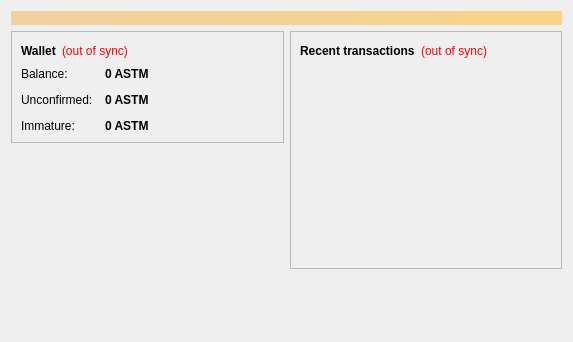
<?xml version="1.0" encoding="UTF-8"?>
<ui version="4.0">
 <class>OverviewPage</class>
 <widget class="QWidget" name="OverviewPage">
  <property name="geometry">
   <rect>
    <x>0</x>
    <y>0</y>
    <width>573</width>
    <height>342</height>
   </rect>
  </property>
  <property name="windowTitle">
   <string>Form</string>
  </property>
  <layout class="QVBoxLayout" name="topLayout">
   <item>
    <widget class="QLabel" name="labelAlerts">
     <property name="visible">
      <bool>false</bool>
     </property>
     <property name="styleSheet">
      <string notr="true">background-color: qlineargradient(x1: 0, y1: 0, x2: 1, y2: 0, stop:0 #F0D0A0, stop:1 #F8D488); color:#000000;</string>
     </property>
     <property name="wordWrap">
      <bool>true</bool>
     </property>
     <property name="margin">
      <number>3</number>
     </property>
    </widget>
   </item>
   <item>
    <layout class="QHBoxLayout" name="horizontalLayout" stretch="1,1">
     <item>
      <layout class="QVBoxLayout" name="verticalLayout_2">
       <item>
        <widget class="QFrame" name="frame">
         <property name="frameShape">
          <enum>QFrame::StyledPanel</enum>
         </property>
         <property name="frameShadow">
          <enum>QFrame::Raised</enum>
         </property>
         <layout class="QVBoxLayout" name="verticalLayout_4">
          <item>
           <layout class="QHBoxLayout" name="horizontalLayout_4">
            <item>
             <widget class="QLabel" name="label_5">
              <property name="font">
               <font>
                <weight>75</weight>
                <bold>true</bold>
               </font>
              </property>
              <property name="text">
               <string>Wallet</string>
              </property>
             </widget>
            </item>
            <item>
             <widget class="QLabel" name="labelWalletStatus">
              <property name="toolTip">
               <string>The displayed information may be out of date. Your wallet automatically synchronizes with the AstmoneroCoin network after a connection is established, but this process has not completed yet.</string>
              </property>
              <property name="styleSheet">
               <string notr="true">QLabel { color: red; }</string>
              </property>
              <property name="text">
               <string notr="true">(out of sync)</string>
              </property>
              <property name="alignment">
               <set>Qt::AlignLeading|Qt::AlignLeft|Qt::AlignVCenter</set>
              </property>
             </widget>
            </item>
            <item>
             <spacer name="horizontalSpacer_2">
              <property name="orientation">
               <enum>Qt::Horizontal</enum>
              </property>
              <property name="sizeHint" stdset="0">
               <size>
                <width>40</width>
                <height>20</height>
               </size>
              </property>
             </spacer>
            </item>
           </layout>
          </item>
          <item>
           <layout class="QFormLayout" name="formLayout_2">
            <property name="fieldGrowthPolicy">
             <enum>QFormLayout::AllNonFixedFieldsGrow</enum>
            </property>
            <property name="horizontalSpacing">
             <number>12</number>
            </property>
            <property name="verticalSpacing">
             <number>12</number>
            </property>
            <item row="0" column="0">
             <widget class="QLabel" name="label">
              <property name="text">
               <string>Balance:</string>
              </property>
             </widget>
            </item>
            <item row="0" column="1">
             <widget class="QLabel" name="labelBalance">
              <property name="font">
               <font>
                <weight>75</weight>
                <bold>true</bold>
               </font>
              </property>
              <property name="cursor">
               <cursorShape>IBeamCursor</cursorShape>
              </property>
              <property name="toolTip">
               <string>Your current balance</string>
              </property>
              <property name="text">
               <string notr="true">0 ASTM</string>
              </property>
              <property name="textInteractionFlags">
               <set>Qt::LinksAccessibleByMouse|Qt::TextSelectableByKeyboard|Qt::TextSelectableByMouse</set>
              </property>
             </widget>
            </item>
            <item row="1" column="0">
             <widget class="QLabel" name="label_3">
              <property name="text">
               <string>Unconfirmed:</string>
              </property>
             </widget>
            </item>
            <item row="1" column="1">
             <widget class="QLabel" name="labelUnconfirmed">
              <property name="font">
               <font>
                <weight>75</weight>
                <bold>true</bold>
               </font>
              </property>
              <property name="cursor">
               <cursorShape>IBeamCursor</cursorShape>
              </property>
              <property name="toolTip">
               <string>Total of transactions that have yet to be confirmed, and do not yet count toward the current balance</string>
              </property>
              <property name="text">
               <string notr="true">0 ASTM</string>
              </property>
              <property name="textInteractionFlags">
               <set>Qt::LinksAccessibleByMouse|Qt::TextSelectableByKeyboard|Qt::TextSelectableByMouse</set>
              </property>
             </widget>
            </item>
            <item row="2" column="0">
             <widget class="QLabel" name="labelImmatureText">
              <property name="text">
               <string>Immature:</string>
              </property>
             </widget>
            </item>
            <item row="2" column="1">
             <widget class="QLabel" name="labelImmature">
              <property name="font">
               <font>
                <weight>75</weight>
                <bold>true</bold>
               </font>
              </property>
              <property name="toolTip">
               <string>Mined balance that has not yet matured</string>
              </property>
              <property name="text">
               <string notr="true">0 ASTM</string>
              </property>
              <property name="textInteractionFlags">
               <set>Qt::LinksAccessibleByMouse|Qt::TextSelectableByKeyboard|Qt::TextSelectableByMouse</set>
              </property>
             </widget>
            </item>
           </layout>
          </item>
         </layout>
        </widget>
       </item>
       <item>
        <spacer name="verticalSpacer">
         <property name="orientation">
          <enum>Qt::Vertical</enum>
         </property>
         <property name="sizeHint" stdset="0">
          <size>
           <width>20</width>
           <height>40</height>
          </size>
         </property>
        </spacer>
       </item>
      </layout>
     </item>
     <item>
      <layout class="QVBoxLayout" name="verticalLayout_3">
       <item>
        <widget class="QFrame" name="frame_2">
         <property name="frameShape">
          <enum>QFrame::StyledPanel</enum>
         </property>
         <property name="frameShadow">
          <enum>QFrame::Raised</enum>
         </property>
         <layout class="QVBoxLayout" name="verticalLayout">
          <item>
           <layout class="QHBoxLayout" name="horizontalLayout_2">
            <item>
             <widget class="QLabel" name="label_4">
              <property name="text">
               <string>&lt;b&gt;Recent transactions&lt;/b&gt;</string>
              </property>
             </widget>
            </item>
            <item>
             <widget class="QLabel" name="labelTransactionsStatus">
              <property name="toolTip">
               <string>The displayed information may be out of date. Your wallet automatically synchronizes with the AstmoneroCoin network after a connection is established, but this process has not completed yet.</string>
              </property>
              <property name="styleSheet">
               <string notr="true">QLabel { color: red; }</string>
              </property>
              <property name="text">
               <string notr="true">(out of sync)</string>
              </property>
              <property name="alignment">
               <set>Qt::AlignRight|Qt::AlignTrailing|Qt::AlignVCenter</set>
              </property>
             </widget>
            </item>
            <item>
             <spacer name="horizontalSpacer">
              <property name="orientation">
               <enum>Qt::Horizontal</enum>
              </property>
              <property name="sizeHint" stdset="0">
               <size>
                <width>40</width>
                <height>20</height>
               </size>
              </property>
             </spacer>
            </item>
           </layout>
          </item>
          <item>
           <widget class="QListView" name="listTransactions">
            <property name="styleSheet">
             <string notr="true">QListView { background: transparent; }</string>
            </property>
            <property name="frameShape">
             <enum>QFrame::NoFrame</enum>
            </property>
            <property name="verticalScrollBarPolicy">
             <enum>Qt::ScrollBarAlwaysOff</enum>
            </property>
            <property name="horizontalScrollBarPolicy">
             <enum>Qt::ScrollBarAlwaysOff</enum>
            </property>
            <property name="selectionMode">
             <enum>QAbstractItemView::NoSelection</enum>
            </property>
           </widget>
          </item>
         </layout>
        </widget>
       </item>
       <item>
        <spacer name="verticalSpacer_2">
         <property name="orientation">
          <enum>Qt::Vertical</enum>
         </property>
         <property name="sizeHint" stdset="0">
          <size>
           <width>20</width>
           <height>40</height>
          </size>
         </property>
        </spacer>
       </item>
      </layout>
     </item>
    </layout>
   </item>
  </layout>
 </widget>
 <resources/>
 <connections/>
</ui>
